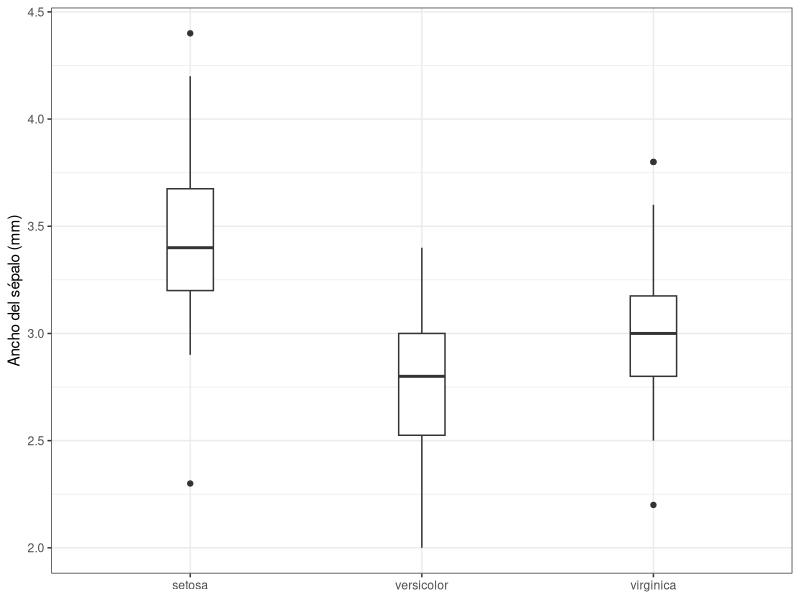
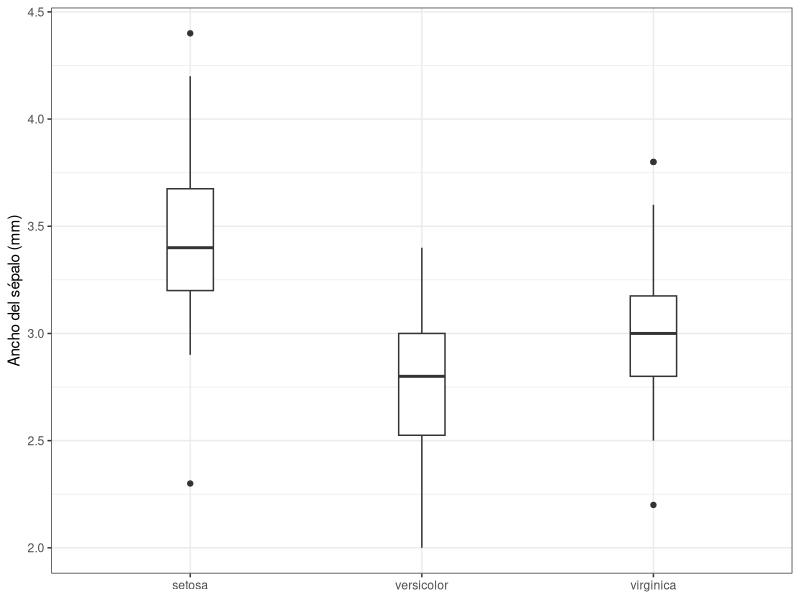
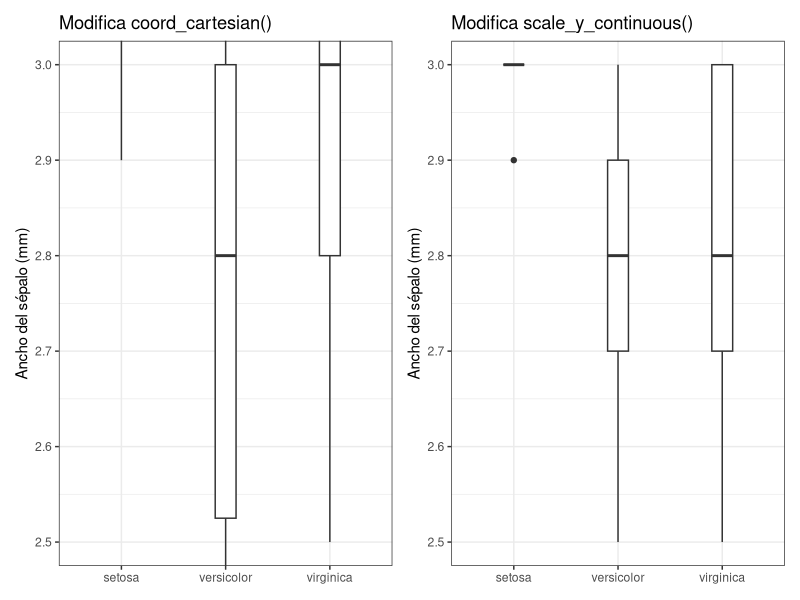
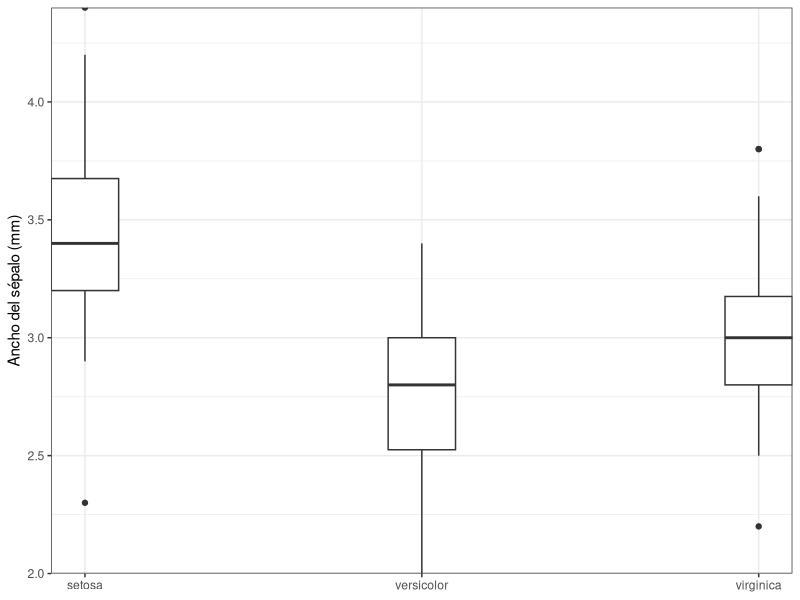
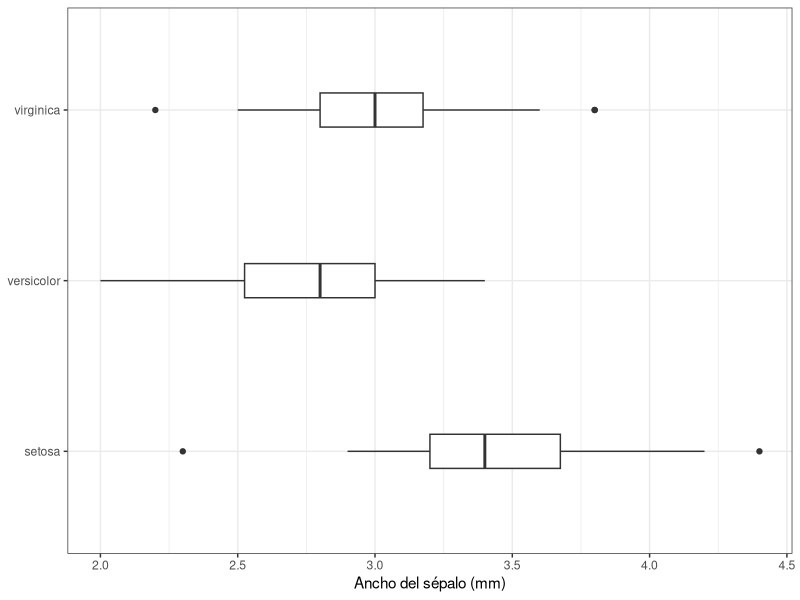
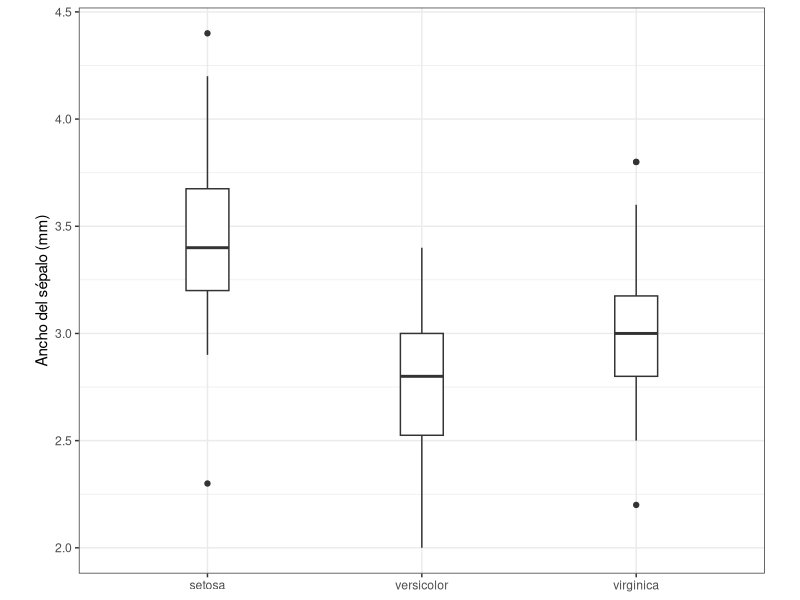
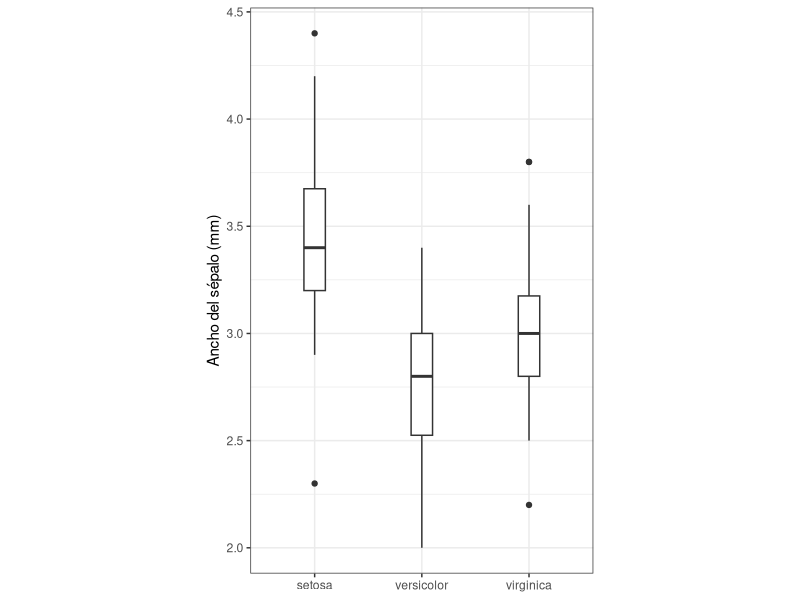
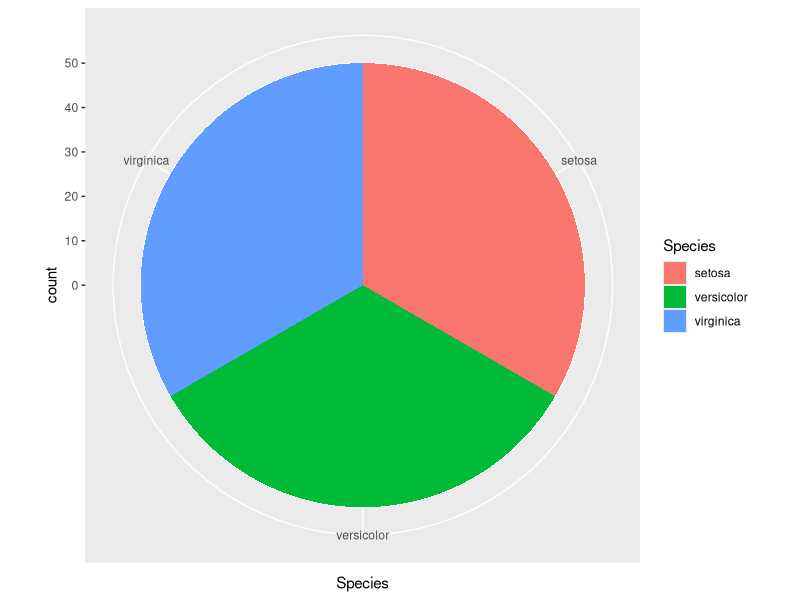

Write R code to recreate these figures, in order.
## ---- chunk 1
library(tidyverse)
library(patchwork)
## ---- chunk 2
#| label: fig-coord-cartesian
#| fig-cap: Distribución del ancho del sépalo
boxplot_base <- iris |> 
    ggplot(aes(x = Species, y = Sepal.Width)) +
    geom_boxplot(
        width = .2
    ) +
    theme_bw() +
    labs(
        x = NULL,
        y = "Ancho del sépalo (mm)"
    )

boxplot_base
## ---- chunk 3
boxplot_base +
    coord_cartesian()
## ---- chunk 4
g1 <- boxplot_base +
    coord_cartesian(
        ylim = c(2.5, 3)
    ) +
    ggtitle("Modifica coord_cartesian()")

g2 <- boxplot_base +
    scale_y_continuous(
       limits = c(2.5, 3) 
    ) +
    ggtitle("Modifica scale_y_continuous()")

g1 + g2
## ---- chunk 5
boxplot_base +
    coord_cartesian(
        expand = F
    )
## ---- chunk 6
boxplot_base +
    coord_flip()
## ---- chunk 7
boxplot_base +
    coord_fixed()
## ---- chunk 8
boxplot_base +
    coord_fixed(
        ratio = 2
    )
## ---- chunk 9
iris |> 
    ggplot(aes(x = Species, fill = Species)) +
    geom_bar(width = 1) +
    coord_polar()
